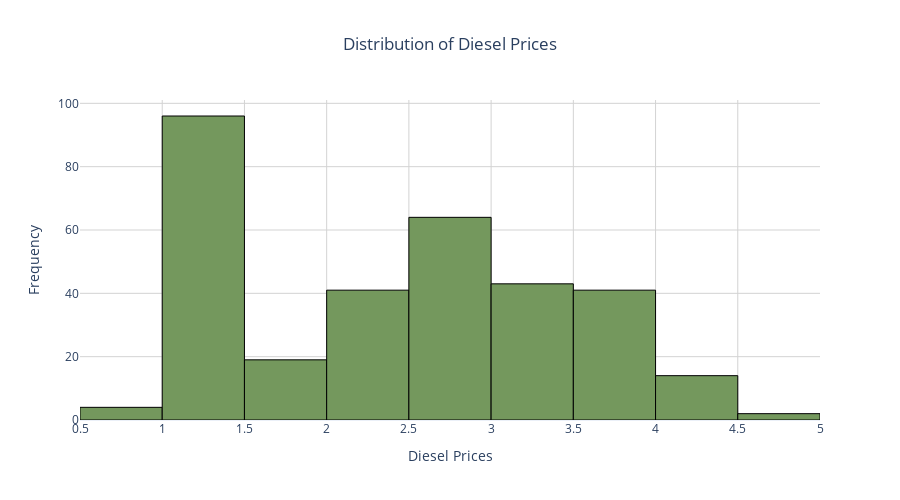

The code cell stored with this chart in its notebook:
### Code cell
''' Create a histogram to visualize the distribution of Diesel Prices '''

# Create histogram
figfp3 = px.histogram(
    prices,
    x="DieselPrices",
    nbins=15,
    title="Distribution of Diesel Prices",
    color_discrete_sequence=[colors["prices"]]
)

# Customize layout
figfp3.update_layout(
    template="plotly_white",
    title_x=0.5,
    xaxis_title="Diesel Prices",
    yaxis_title="Frequency",
    xaxis=dict(showgrid=True, gridcolor="lightgray"),
    yaxis=dict(showgrid=True, gridcolor="lightgray"),
    hovermode="x unified",
    height=500
)

figfp3.update_traces(marker_line_color="black", marker_line_width=1, opacity=1)

figfp3.show()

### Figure 1 — Plotly figure (JSON) as saved in the notebook; plotly's stock layout.template omitted (floating-point values rounded to 4 significant figures; data arrays with more than 128 entries replaced by an {"elided": "..."} marker saying what was removed)
{"data": [{"bingroup": "x", "hovertemplate": "DieselPrices=%{x}<br>count=%{y}<extra></extra>", "legendgroup": "", "marker": {"color": "#74985D", "line": {"color": "black", "width": 1}, "pattern": {"shape": ""}}, "name": "", "nbinsx": 15, "opacity": 1, "orientation": "v", "showlegend": false, "type": "histogram", "x": {"elided": "324 float values"}, "xaxis": "x", "yaxis": "y"}], "layout": {"barmode": "relative", "height": 500, "hovermode": "x unified", "legend": {"tracegroupgap": 0}, "title": {"text": "Distribution of Diesel Prices", "x": 0.5}, "xaxis": {"anchor": "y", "domain": [0, 1], "gridcolor": "lightgray", "showgrid": true, "title": {"text": "Diesel Prices"}}, "yaxis": {"anchor": "x", "domain": [0, 1], "gridcolor": "lightgray", "showgrid": true, "title": {"text": "Frequency"}}}}
